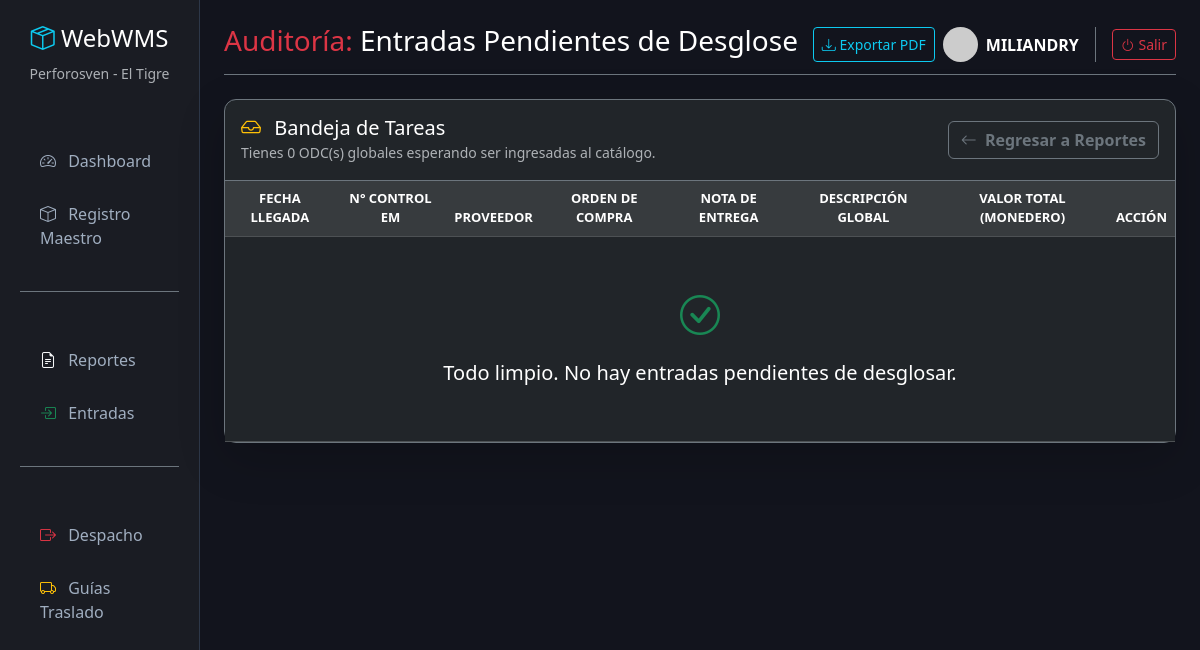
Page /reportes/pendientes/ (signed in) on the earlier database version.
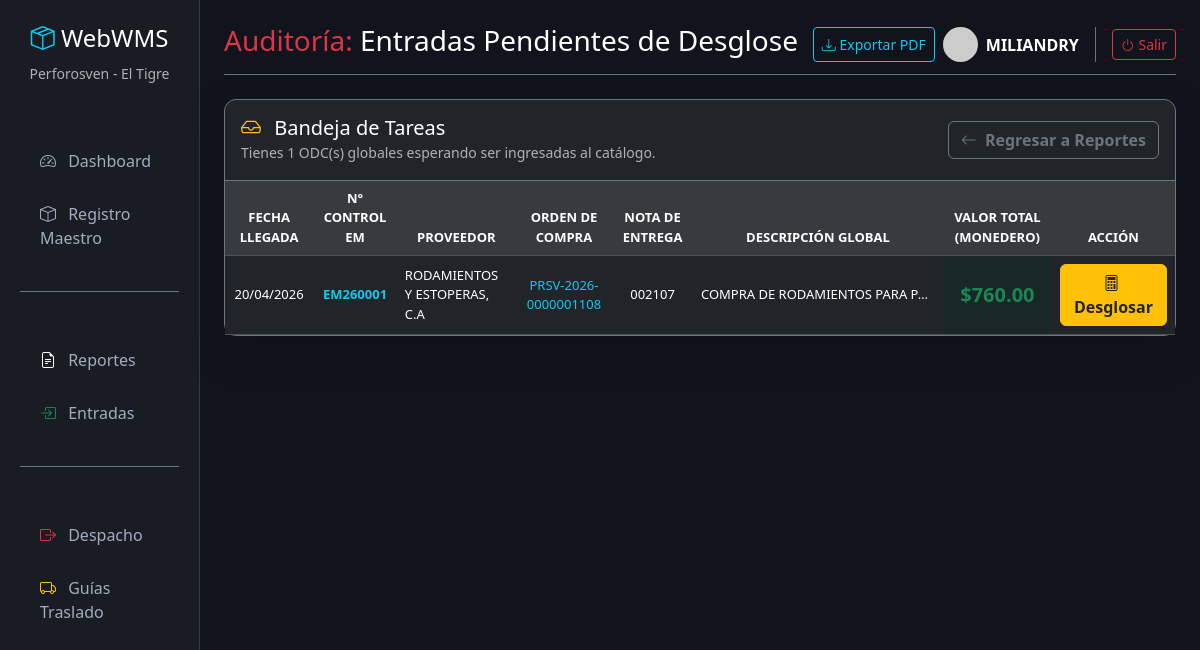
Same page on the later database version.
### inventario/models.py (models this page shows, shortened)
class DetalleRecepcion(models.Model):
    reporte = models.ForeignKey(ReporteRecepcion, on_delete=models.SET_NULL, null=True, blank=True, verbose_name="Reporte (RP)")
    material = models.ForeignKey(Material, on_delete=models.SET_NULL, null=True, blank=True, verbose_name="Material (Cód. Catálogo)")
    descripcion_entrada = models.CharField(max_length=500, blank=True, null=True, verbose_name="Descripción (según ODC)")
    fecha_recepcion = models.DateField(default=timezone.now, verbose_name="Fecha de Recepción")
    nro_rq = models.CharField(max_length=50, blank=True, null=True, verbose_name="Nro. RQ")
    departamento = models.CharField(max_length=100, blank=True, null=True, verbose_name="Dpto / Equipo")
    nro_control_entrada = models.CharField(max_length=20, blank=True, verbose_name="Nro. Control (EM/EA)")
    nro_odc = models.CharField(max_length=50, verbose_name="Orden de Compra (ODC)")
    nro_nota_entrega = models.CharField(max_length=50, verbose_name="Nota de Entrega")
    proveedor = models.CharField(max_length=200, verbose_name="Proveedor")
    cantidad_solicitada = models.DecimalField(max_digits=10, decimal_places=2, verbose_name="Cant. Solicitada (ODC)")
    cantidad_recibida = models.DecimalField(max_digits=10, decimal_places=2, verbose_name="Cant. Recibida Física")
    precio_unitario = models.DecimalField(max_digits=12, decimal_places=2, blank=True, null=True, verbose_name="U.P. (USD)")
    observaciones = models.CharField(max_length=255, blank=True, null=True, verbose_name="Observaciones")
    class Meta:
        verbose_name = "Entradas del Almacen"
        verbose_name_plural = "Control de Entradas"

### inventario/views.py (the view)
# urls.py: path('reportes/pendientes/', views.reportes_pendientes, name='reportes_pendientes'),
@login_required(login_url='login')
@user_passes_test(es_almacenista, login_url='reportes')
def reportes_pendientes(request):
    pendientes = DetalleRecepcion.objects.filter(
        material__isnull=True
    ).select_related('reporte').order_by('fecha_recepcion', '-id')
    contexto = {
        'pendientes': pendientes,
        'total_pendientes': pendientes.count()
    }
    return render(request, 'inventario/reportes_pendientes.html', contexto)

### inventario/views.py (called while the page is built)
def es_almacenista(user):
    return user.is_staff or user.is_superuser

### inventario/templates/inventario/reportes_pendientes.html (shortened to what this page needs)
{% extends 'inventario/base.html' %}
{% block header %}
<span class="text-danger">Auditoría:</span> <span class="text-white">Entradas Pendientes de Desglose</span>
{% endblock %}
{% block content %}
<div class="card shadow-lg bg-dark border-secondary">
    <div class="card-header bg-transparent border-secondary py-3 d-flex justify-content-between align-items-center">
        <div>
            <h5 class="mb-0 text-white"><i class="bi bi-inbox text-warning me-2"></i> Bandeja de Tareas</h5>
            <small class="text-muted">Tienes {{ total_pendientes }} ODC(s) globales esperando ser ingresadas al
                catálogo.</small>
        </div>
        <a href="{% url 'reportes' %}" class="btn btn-outline-secondary fw-bold">
            <i class="bi bi-arrow-left me-1"></i> Regresar a Reportes
        </a>
    </div>
    <div class="card-body p-0">
        <div class="table-responsive">
            <table class="table table-dark table-hover mb-0" style="font-size: 13px;">
                <thead class="table-active text-warning text-center">
                    <tr>
                        <th>FECHA LLEGADA</th>
                        <th>N° CONTROL EM</th>
                        <th>PROVEEDOR</th>
                        <th>ORDEN DE COMPRA</th>
                        <th>NOTA DE ENTREGA</th>
                        <th>DESCRIPCIÓN GLOBAL</th>
                        <th class="bg-warning bg-opacity-25 text-white">VALOR TOTAL (MONEDERO)</th>
                        <th>ACCIÓN</th>
                    </tr>
                </thead>
                <tbody>
                    {% for item in pendientes %}
                    <tr class="align-middle text-center">
                        <td>{{ item.fecha_recepcion|date:"d/m/Y" }}</td>
                        <td class="text-info fw-bold">{{ item.nro_control_entrada }}</td>
                        <td class="text-start">{{ item.proveedor }}</td>
                        <td class="text-info">{{ item.nro_odc }}</td>
                        <td>{{ item.nro_nota_entrega }}</td>
                        <td class="text-start text-truncate" style="max-width: 250px;"
                            title="{{ item.descripcion_entrada }}">
                            {{ item.descripcion_entrada }}
                        </td>
                        <td class="fw-bold text-success fs-5 bg-success bg-opacity-10">
                            ${{ item.precio_unitario|floatformat:2 }}
                        </td>
                        <td>
                            <a href="{% url 'desglosar_entrada' item.id %}"
                                class="btn btn-warning fw-bold text-dark shadow-sm">
                                <i class="bi bi-calculator me-1"></i> Desglosar
                            </a>
                        </td>
                    </tr>
                    {% empty %}
                    <tr>
                        <td colspan="8" class="text-center py-5">
                            <i class="bi bi-check-circle text-success fs-1 d-block mb-3"></i>
                            <h5 class="text-white">Todo limpio. No hay entradas pendientes de desglosar.</h5>
                        </td>
                    </tr>
                    {% endfor %}
                </tbody>
            </table>
        </div>
    </div>
</div>
{% endblock %}

### inventario/templates/inventario/base.html (shortened to what this page needs)
<!DOCTYPE html>
<html lang="es" data-bs-theme="dark">
<head>
    <link href="https://cdn.jsdelivr.net/npm/bootstrap@5.3.2/dist/css/bootstrap.min.css" rel="stylesheet">
    <link rel="stylesheet" href="https://cdn.jsdelivr.net/npm/bootstrap-icons@1.11.1/font/bootstrap-icons.css">
</head>
<body>
    <div class="container-fluid">
        <div class="row">
            <nav class="col-md-3 col-lg-2 d-md-block sidebar py-4">
                <div class="text-center mb-4">
                    <h4 class="text-white"><i class="bi bi-box-seam text-info"></i> WebWMS</h4>
                    <small class="text-muted">Perforosven - El Tigre</small>
                </div>
                <ul class="nav flex-column px-2">
                    <li class="nav-item mb-1">
                        <span class="text-uppercase small text-muted fw-bold px-3" style="letter-spacing: 1px;"></span>
                    </li>
                    <li class="nav-item">
                        <a class="nav-link" href="{% url 'dashboard' %}"><i class="bi bi-speedometer2 me-2"></i>
                            Dashboard</a>
                    </li>
                    <li class="nav-item">
                        <a class="nav-link" href="{% url 'lista_materiales' %}"><i class="bi bi-box me-2"></i> Registro
                            Maestro</a>
                    </li>
                    <li class="nav-item mt-4 mb-1 border-top border-secondary pt-3">
                        <span class="text-uppercase small text-muted fw-bold px-3" style="letter-spacing: 1px;"></span>
                    </li>
                    <li class="nav-item">
                        <a class="nav-link" href="{% url 'reportes' %}">
                            <i class="bi bi-file-earmark-text text-light me-2"></i> Reportes
                        </a>
                    </li>
                    <li class="nav-item">
                        <a class="nav-link" href="{% url 'lista_entradas' %}">
                            <i class="bi bi-box-arrow-in-right text-success me-2"></i> Entradas
                        </a>
                    </li>
                    <li class="nav-item mt-4 mb-1 border-top border-secondary pt-3">
                        <span class="text-uppercase small text-muted fw-bold px-3" style="letter-spacing: 1px;"></span>
                    </li>
                    <li class="nav-item">
                        <a class="nav-link" href="{% url 'lista_salidas' %}">
                            <i class="bi bi-box-arrow-right text-danger me-2"></i> Despacho
                        </a>
                    </li>
                    <li class="nav-item">
                        <a class="nav-link" href="{% url 'lista_guias' %}">
                            <i class="bi bi-truck text-warning me-2"></i> Guías Traslado
                        </a>
                    </li>
                </ul>
            </nav>
            <main class="col-md-9 ms-sm-auto col-lg-10 px-md-4 py-4">
                <div
                    class="d-flex justify-content-between flex-wrap flex-md-nowrap align-items-center pb-2 mb-4 border-bottom border-secondary">
                    <h1 class="h3 text-white">{% block header %}Dashboard Analítico{% endblock %}</h1>
                    <div class="btn-toolbar mb-2 mb-md-0">
                        <button type="button" class="btn btn-sm btn-outline-info me-2">
                            <i class="bi bi-download"></i> Exportar PDF
                        </button>
                        <div class="btn-toolbar mb-2 mb-md-0 align-items-center">
                            <div class="d-flex align-items-center border-end border-secondary pe-3 me-3">
                                <img src="https://ui-avatars.com/api/?name={{ user.username }}&background=0D8ABC&color=fff"
                                    class="rounded-circle me-2" width="35">
                                <span class="text-white fw-bold text-uppercase">{{ user.username }}</span>
                            </div>
                            <form action="{% url 'logout' %}" method="post" class="m-0">
                                <button type="submit" class="btn btn-sm btn-outline-danger">
                                    <i class="bi bi-power"></i> Salir
                                </button>
                            </form>
                        </div>
                    </div>
                </div>
                {% block content %}
                {% endblock %}
            </main>
        </div>
    </div>
</body>
</html>

### inventario/templates/inventario/base.html (style rules this page uses)
body { background-color: #12141d; color: #a0aec0; }
.sidebar { height: 100vh; background-color: #1a1c23; border-right: 1px solid #2d3748; }
.nav-link { color: #a0aec0; padding: 12px 20px; border-radius: 8px; margin-bottom: 5px; }
.card { background-color: #1a1c23; border: 1px solid #2d3748; border-radius: 12px; }
.table-dark { background-color: #1a1c23; }

Differences in the rows shown:
added DetalleRecepcion: fecha_recepcion "20/04/2026", nro_control_entrada "EM260001", proveedor "RODAMIENTOS Y ESTOPERAS, C.A", nro_odc "PRSV-2026-0000001108", nro_nota_entrega "002107", descripcion_entrada "COMPRA DE RODAMIENTOS PARA P…", precio_unitario "760.00"
Other differences:
{{ total_pendientes }}: "0" → "1"
text no longer shown: "Todo limpio. No hay entradas pendientes de desglosar."
